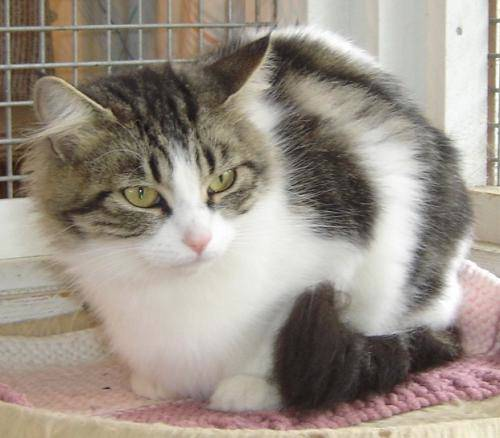
#> input picture deep_learning/pyimagesearch/datasets/animals/cats/cats_00010.jpg, 500 x 438 px
$ python knn.py --dataset ../datasets/animals/cats
#> lines starting #> are read from the running program, lines starting #| are printed output that depends on the picture
### deep_learning/pyimagesearch/knn_animal/utilities/simple_dataset_loader.py
# -*- coding: utf-8 -*-
"""
Created on Sat Aug 10 17:25:42 2019

@author: MUKESHGUPTA
"""

# import the necessary packages
import numpy as np
import cv2
import os

class SimpleDatasetLoader:
    def __init__(self, preprocessors=None):
        # store the image preprocessor
        self.preprocessors = preprocessors

        # if the preprocessors are None, initialize them as an
        # empty list
        if self.preprocessors is None:
            self.preprocessors = []
    def load(self, imagePaths, verbose=-1):
        # initialize the list of features and labels
#> called with verbose = 500
        data = []
        labels = []

        # loop over the input images
        for (i, imagePath) in enumerate(imagePaths):
            # load the image and extract the class label assuming
            # that our path has the following format:
            # /path/to/dataset/{class}/{image}.jpg
            image = cv2.imread(imagePath)
#> image is the input picture: shape (438, 500, 3); mean B, G, R 136.2, 146.5, 155.9
            label = imagePath.split(os.path.sep)[-2]
            # check to see if our preprocessors are not None
            if self.preprocessors is not None:
                    # loop over the preprocessors and apply each to
                # the image
                for p in self.preprocessors:
                    image = p.preprocess(image)

                    # treat our processed image as a "feature vector"
                    # by updating the data list followed by the labels
                    data.append(image)
                    labels.append(label)
#> this loop made 1 pass
#> pass 1, in load, `image = p.preprocess(image)`:
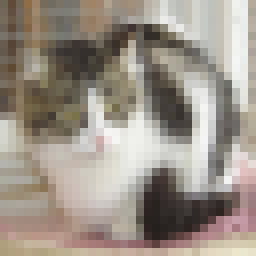
#> image: shape (32, 32, 3) (shown 8 times larger); mean B, G, R 136.2, 146.5, 155.9
#> after the loop, data = 1 item; labels = ['cats']

            # show an update every ‘verbose‘ images
            if verbose > 0 and i > 0 and (i + 1) % verbose == 0:
                print("[INFO] processed {}/{}".format(i + 1,len(imagePaths)))
#> pass 2 of the loop in load, `for (i, imagePath) in enumerate(imagePaths):`:
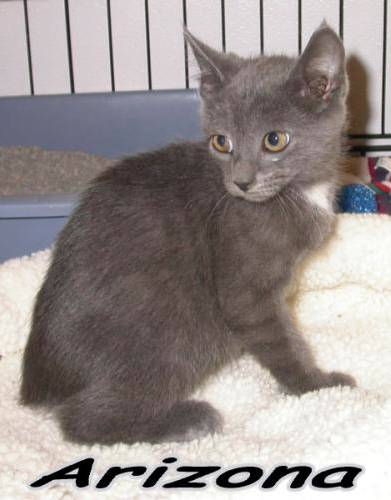
#> input picture deep_learning/pyimagesearch/datasets/animals/cats/cats_00030.jpg, 391 x 500 px
#> in load, image is the input picture: shape (500, 391, 3); mean B, G, R 140.8, 142.5, 150.7
#> the loop in load, `for p in self.preprocessors:` made 1 pass
#> pass 1, in load, `image = p.preprocess(image)`:
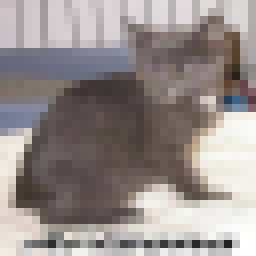
#> image: shape (32, 32, 3) (shown 8 times larger); mean B, G, R 140.8, 142.5, 150.7
#> after the loop in load, `for p in self.preprocessors:`: data = 2 items; labels = ['cats', 'cats']

        # return a tuple of the data and labels
        return (np.array(data), np.array(labels))

### deep_learning/pyimagesearch/knn_animal/utilities/simple_preprocessor.py
# -*- coding: utf-8 -*-
"""
Created on Sat Aug 10 16:38:05 2019

@author: MUKESHGUPTA
"""

# import the necessary packages
import cv2

class SimplePreprocessor:
    def __init__(self, width, height, inter=cv2.INTER_AREA):
        # store the target image width, height, and interpolation
        # method used when resizing
        self.width = width
        self.height = height
        self.inter = inter

    def preprocess(self, image):
        # resize the image to a fixed size, ignoring the aspect
        # ratio
        return cv2.resize(image, (self.width, self.height),interpolation=self.inter)

### deep_learning/pyimagesearch/knn_animal/knn.py
import argparse
from imutils import paths
from sklearn.neighbors import KNeighborsClassifier
from sklearn.preprocessing import LabelEncoder
from sklearn.model_selection import train_test_split
from sklearn.metrics import classification_report

from utilities.simple_preprocessor import SimplePreprocessor
from utilities.simple_dataset_loader import SimpleDatasetLoader


#Construct the argument parser and parse the arguments
ap = argparse.ArgumentParser()
ap.add_argument('-d', '--dataset', required=True,
                help='Path to input dataset')
ap.add_argument('-n', '--neighbors', required=False, type=int, default=1,
                help='# of nearest neighbors for classification')
ap.add_argument('-j', '--jobs', required=False, type=int, default=-1,
                help='# of jobs for k-NN distance (-1 uses all available cores)')
args = vars(ap.parse_args())

# Get list of image paths
image_paths = list(paths.list_images(args['dataset']))

# Initialize SimplePreprocessor and SimpleDatasetLoader and load data and labels
print('[INFO]: Images loading....')
sp = SimplePreprocessor(32, 32)
sdl = SimpleDatasetLoader(preprocessors=[sp])
(data, labels) = sdl.load(image_paths, verbose=500)

# Reshape from (3000, 32, 32, 3) to (3000, 32*32*3=3072)
data = data.reshape((data.shape[0], 3072))
#print(data.shape)
# Print information about memory consumption
print('[INFO]: Features Matrix: {:.1f}MB'.format(float(data.nbytes / 1024*1000.0)))
#| [INFO]: Features Matrix: 6000.0MB

# Encode labels as integers
le = LabelEncoder()
labels = le.fit_transform(labels)
#> labels = [0, 0]

# Split data into training (75%) and testing (25%) data
(train_x, test_x, train_y, test_y) = train_test_split(data, labels, test_size=0.25, random_state=42)
#> train_y = [0]; test_y = [0]

# Train and evaluate the k-NN classifier on the raw pixel intensities
print('[INFO]: Classification starting....')
model = KNeighborsClassifier(n_neighbors=args['neighbors'],
                             n_jobs=args['jobs'])
model.fit(train_x, train_y)
print(classification_report(test_y, model.predict(test_x),
                            target_names=le.classes_))
#|               precision    recall  f1-score   support
#|         cats       1.00      1.00      1.00         1
#|     accuracy                           1.00         1
#|    macro avg       1.00      1.00      1.00         1
#| weighted avg       1.00      1.00      1.00         1
